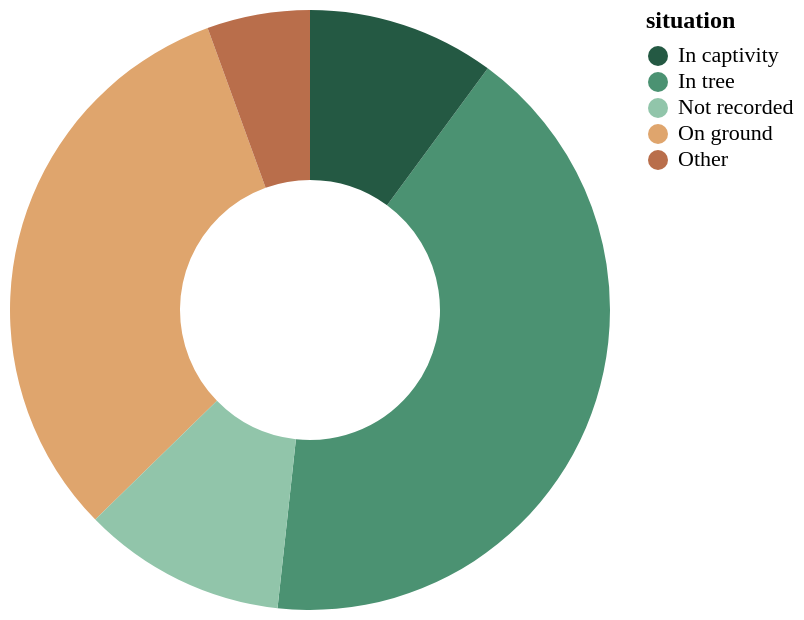

The Vega-Lite source for this figure:
### Vega-Lite specification from a JSON file in a GitHub repository (floating-point values rounded to 4 significant figures)
{"$schema": "https://vega.github.io/schema/vega-lite/v5.json", "background": "white", "config": {"font": "DM Sans", "axis": {"labelFontSize": 11, "titleFontSize": 12, "gridColor": "#edf1ed"}, "legend": {"labelFontSize": 11, "titleFontSize": 12}, "view": {"stroke": null}}, "data": {"values": [{"situation": "In tree", "records": 24681}, {"situation": "On ground", "records": 18830}, {"situation": "Not recorded", "records": 6502}, {"situation": "In captivity", "records": 5985}, {"situation": "Other", "records": 3286}]}, "width": "container", "height": 300, "mark": {"type": "arc", "innerRadius": 65}, "encoding": {"theta": {"field": "records", "type": "quantitative"}, "color": {"field": "situation", "type": "nominal", "scale": {"range": ["#245943", "#4b9272", "#91c5aa", "#dfa56d", "#b96e4b", "#7d97a7", "#a2a99e"]}}, "tooltip": [{"field": "situation", "type": "nominal"}, {"field": "records", "type": "quantitative"}]}}
